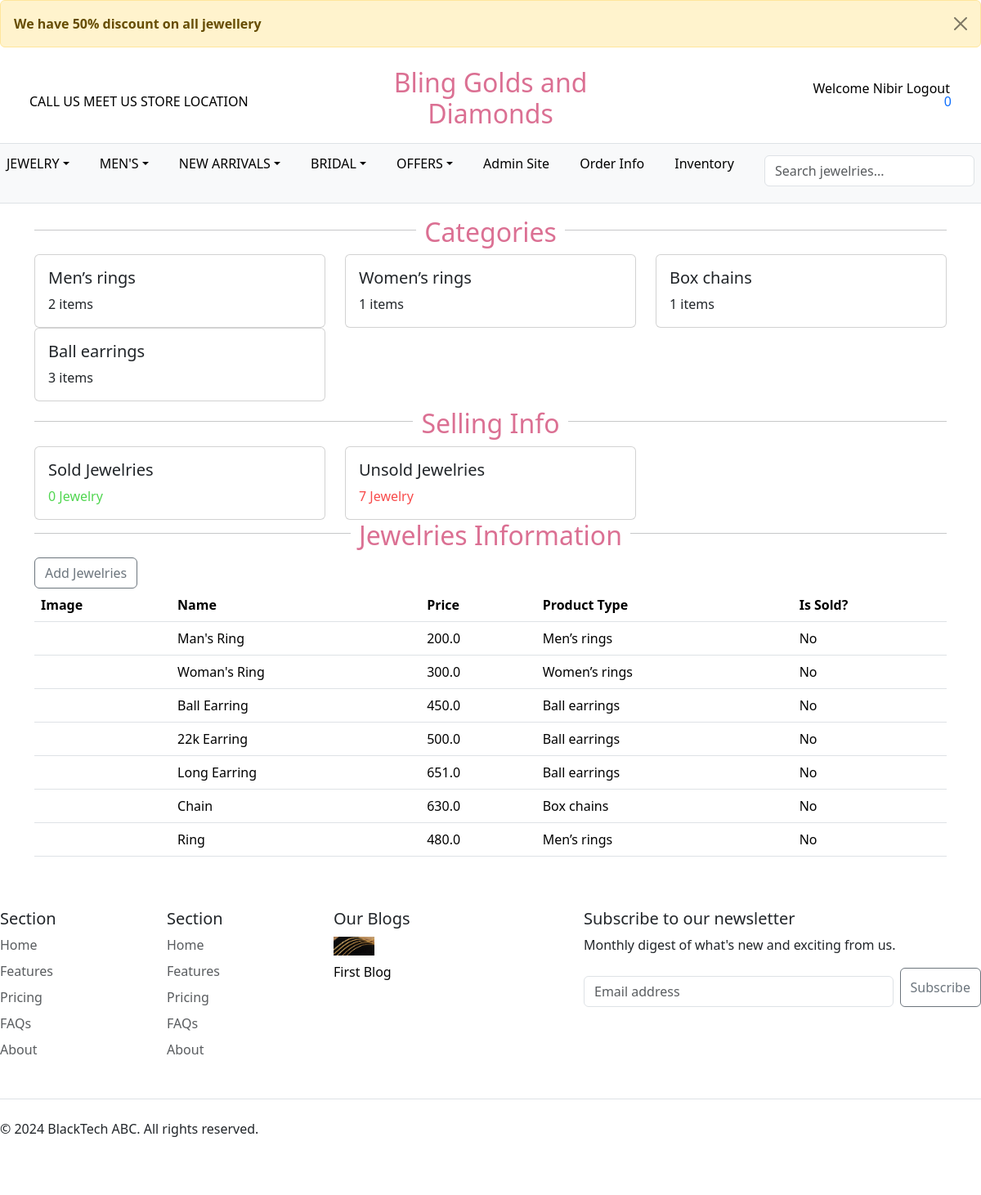
Screenshot of /dashboard/dashboard/ (signed in) with the database file from the repository.
### Core/models.py (models this page shows, shortened)
class Notification(models.Model):
    title = models.CharField(max_length=255, null=True)
    display = models.BooleanField(default=False)

class Shop_Info(models.Model):
    shop_name = models.CharField(max_length=255)
    logo_image = models.ImageField(upload_to='shop_logos/', blank=True, null=True)
    phoneno1 = models.CharField(max_length=15)
    phoneno2 = models.CharField(max_length=15, blank=True, null=True)
    emailno1 = models.EmailField()
    emailno2 = models.EmailField(blank=True, null=True)
    store_location = models.CharField(max_length=255)
    copywrite_info = models.CharField(max_length=255)

class Blog(models.Model):
    title = models.CharField(max_length=255)
    description = models.TextField()
    image = models.ImageField(upload_to='blog_images/', blank=True, null=True)
    created_date = models.DateField(default=timezone.now)
    created_time = models.TimeField(default=timezone.now)
    author_name = models.CharField(max_length=255)

### Jewelry/models.py (models this page shows, shortened)
class Category(models.Model):
    name = models.CharField(max_length=255)
    class Meta:
        verbose_name_plural = 'Categories'
    def __str__(self):
        return self.name

class Item(models.Model):
    main_category = models.ForeignKey(MainCategory, related_name='mitems', on_delete=models.CASCADE)
    sub_categories = models.ForeignKey(SubCategory,on_delete=models.CASCADE)
    category = models.ForeignKey(Category, related_name='items', on_delete=models.CASCADE)
    name = models.CharField(max_length=255)
    description = models.TextField(blank=True, null=True)
    color = models.CharField(max_length=255, blank=True)
    purity = models.CharField(max_length=255, blank=True)  # For gold earrings
    weight = models.DecimalField(max_digits=5, decimal_places=2, blank=True)  # For gold earrings
    price = models.FloatField()
    digital = models.BooleanField(default=False, null=True, blank=True)
    thumnail_image = models.ImageField(upload_to='item_images', blank=True, null=True)
    images =  models.ImageField(upload_to='item_images', blank=True, null=True)
    is_sold = models.BooleanField(default=False)
    created_at = models.DateTimeField(auto_now_add=True)
    total = models.IntegerField(default=0)
    total_ordered_quantity = models.IntegerField(default=0)  # New field to store total ordered quantity

### Dashboard/views.py (the view)
# urls.py: path("dashboard/", dashboard, name="dashboard"),
@login_required
def dashboard(request):
    items = Item.objects.all()
    categories = Category.objects.all()
    sold_items_count = items.filter(is_sold=True).count()
    unsold_items_count = items.filter(is_sold=False).count()
    context = {
        'items': items,
        'categories': categories,
        'sold_items_count': sold_items_count,
        'unsold_items_count': unsold_items_count,
    }
    return render(request, 'dashboard.html', context)

### Jewelry/context_processors.py (called while the page is built)
def Saved_Items(request):
    user_instance = request.user if request.user.is_authenticated else None
    saved_item_id = SavedItem.objects.filter(user=user_instance).values_list('item__id', flat=True)
    return {'Saved_Item':saved_item_id}

def homepage_info(request):
    shopInfo = Shop_Info.objects.all()
    slider = Slider.objects.filter(status=True)
    blogs = Blog.objects.all()
    notification = Notification.objects.filter(display=True)
    return {'shopInfo': shopInfo, 'slider':slider, 'blogs':blogs , 'notification':notification}

def total_cart_items(request):
     user_instance = request.user if request.user.is_authenticated else None
     order, created = Order.objects.get_or_create(customer=user_instance, complete=False)
     cart_items = order.get_cart_items
     return {'cart_items':cart_items}

### Jewelry/models.py (called while the page is built)
    @property
    def get_cart_items(self):
        orderitems = self.orderitem_set.all()
        total = sum([item.quantity for item in orderitems])
        return total

### Dashboard/templates/dashboard.html (shortened to what this page needs)
{% extends 'base.html' %}
{% block content %}
<div class="container">
    <div style="display: flex;">
        <hr style="flex-grow: 1;">
        <h2 style="text-align: center; margin: 0 10px; margin-bottom: 8px; color: palevioletred;" >Categories</h2>
        <hr style="flex-grow: 1;">
        </div>
        <div style="margin-bottom: 8px;" class="categories">
            <div class="row">
              {% for category in categories %}
              <div class="col-md-4">
                  <div class="card">
                      <div class="card-body">
                          <h5 class="card-title">{{category.name}}</h5>
                          <p class="card-text">{{category.items.count}} items</p>
                      </div>
                  </div>
              </div>
              {% endfor %}
          </div>
          </div>
          <div style="display: flex;">
            <hr style="flex-grow: 1;">
            <h2 style="text-align: center; margin: 0 10px; margin-bottom: 8px; color: palevioletred;" >Selling Info</h2>
            <hr style="flex-grow: 1;">
            </div>
          <div class="row">
            <div class="col-md-4">
                <div class="card">
                    <div class="card-body">
                        <h5 class="card-title">Sold Jewelries</h5>
                        <p class="card-text" style="color: rgb(80, 214, 80);">{{ sold_items_count }} Jewelry</p>
                    </div>
                </div>
            </div>
            <div class="col-md-4">
                <div class="card">
                    <div class="card-body">
                        <h5 class="card-title">Unsold Jewelries</h5>
                        <p class="card-text" style="color: rgb(248, 75, 75);">{{ unsold_items_count }} Jewelry</p>
                    </div>
                </div>
            </div>
        </div>
    <div style="display: flex;">
    <hr style="flex-grow: 1;">
    <h2 style="text-align: center; margin: 0 10px; margin-bottom: 8px; color: palevioletred;" > Jewelries Information</h2>
    <hr style="flex-grow: 1;">
    </div>
   <a href="{% url 'Jewelry:new' %}"><button type="button" class="btn btn-outline-secondary">Add Jewelries</button></a>
    <table class="table table-hover">
        <thead>
          <tr>
            <th scope="col">Image</th>
            <th scope="col">Name</th>
            <th scope="col">Price</th>
            <th scope="col">Product Type</th>
            <th scope="col">Is Sold?</th>
          </tr>
        </thead>
        <tbody>
            {% for item in items %}
            <tr>
            <td><a href="{% url 'Jewelry:detail' item.id %}"><img src="{{ item.thumnail_image.url }}" alt="" width="100px"></a></td>
            <td>{{item.name}}</td>
            <td>{{item.price}}</td>
            <td>{{item.category}}</td>
            <td>{% if item.is_sold == False %}No{% else %}Yes{% endif %}</td>
            </tr>
          {% endfor %}
        </tbody>
      </table>
</div>
{% endblock %}

### Core/templates/base.html (shortened to what this page needs)
<!doctype html>
<html lang="en">
  <head>
    {% load static %}
    <link href="https://cdn.jsdelivr.net/npm/bootstrap@5.3.3/dist/css/bootstrap.min.css" rel="stylesheet">
  </head>
  {% if notification %}
  <div class="alert alert-warning alert-dismissible fade show" role="alert">
    <strong>{{notification.first.title}}</strong>
    <button type="button" class="btn-close" data-bs-dismiss="alert" aria-label="Close"></button>
  </div>
  {% endif %}
  <header class="border-bottom lh-1 py-2 px-4">
    <div class="container-fluid">
        <div class="row align-items-center">
            <div class="col-md-4">
                <a href="#" class="text-decoration-none link-body-emphasis">
                    CALL US
                </a>
                <a href="#" class="text-decoration-none link-body-emphasis">
                    MEET US
                </a>
                <a href="#" class="text-decoration-none link-body-emphasis">
                    STORE LOCATION
                </a>
            </div>
            <div class="col-md-4 text-center">
                <a href="{% url 'Core:index' %}" class="text-decoration-none">
                    <h2 style="color: palevioletred;">{{shopInfo.first.shop_name}}</h2>
                </a>
            </div>
            <div class="col-md-4 text-end">
              {% if request.user.is_authenticated %}
                <a href="{% url 'Dashboard:profile' %}" class="text-decoration-none link-body-emphasis">
                    Welcome
                    {{request.user.username}}
                </a>
                <a href="#" class="text-decoration-none link-body-emphasis" onclick="document.getElementById('logout-form').submit(); return false;">
                  Logout
                </a>
                {% else %}
                <a href="{% url 'Core:login' %}" class="text-decoration-none link-body-emphasis">
                  <sub><ion-icon style="font-size: 18px;margin-right: 2px;" name="person-circle-outline"></ion-icon></sub>
                  MY ACCOUNT
              </a>
              {% endif %}
                <a href="" class="text-decoration-none link-body-emphasis">
                    <sub></sub>
                </a>
                <a href="{% url 'Jewelry:cart' %}" style="text-decoration:none">
                  <div class="cart-container">
                     <div class="cartitems"><p id="num_of_items">{{cart_items}}</p></div>
                 </div>
             </a>
            </div>
        </div>
    </div>
</header>
  <body>
    <div class="nav-scroller py-1 px-2 mb-3 border-bottom">
      <nav class="nav nav-underline justify-content-between ">
          <li class="nav-item dropdown">
              <a class="nav-link dropdown-toggle link-body-emphasis" href="#" data-bs-toggle="dropdown" aria-expanded="false">JEWELRY</a>
          </li>
          <li class="nav-item dropdown">
              <a class="nav-link dropdown-toggle link-body-emphasis" href="#" data-bs-toggle="dropdown" aria-expanded="false">MEN'S</a>
          </li>
          <li class="nav-item dropdown">
            <a class="nav-link dropdown-toggle link-body-emphasis" href="#" data-bs-toggle="dropdown" aria-expanded="false">NEW ARRIVALS</a>
        </li>
        <li class="nav-item dropdown">
          <a class="nav-link dropdown-toggle link-body-emphasis" href="#" data-bs-toggle="dropdown" aria-expanded="false">BRIDAL</a>
      </li>
      <li class="nav-item dropdown">
        <a class="nav-link dropdown-toggle link-body-emphasis" href="#" data-bs-toggle="dropdown" aria-expanded="false">OFFERS</a>
    </li>
    {% if request.user.is_staff %}
    <li class="nav-item">
      <a class="nav-link" style="color: black;" href="{% url 'Dashboard:dashboard' %}"  aria-expanded="false">Admin Site</a>
    </li>
    <li class="nav-item">
      <a class="nav-link" style="color: black;" href="{% url 'Dashboard:order_detail' %}"  aria-expanded="false">Order Info</a>
    </li>
    <li class="nav-item">
      <a class="nav-link" style="color: black;" href="{% url 'Dashboard:inventory' %}"  aria-expanded="false">Inventory</a>
    </li>
    {% endif %}
    <li class="nav-item">
        <form method="get" action="{% url 'Jewelry:items' %}" id="search-form">
          <div class="input-group mb-3">
              <input type="text" class="form-control" name="query" placeholder="Search jewelries..." id="search-input">
          </div>
      </form>
      </li>
      </nav>
    </div>
      {% block content %}
    {% endblock %}
    <footer class="py-5">
        <div class="row">
          <div class="col-6 col-md-2 mb-3">
            <h5>Section</h5>
            <ul class="nav flex-column">
              <li class="nav-item mb-2"><a href="#" class="nav-link p-0 text-body-secondary">Home</a></li>
              <li class="nav-item mb-2"><a href="#" class="nav-link p-0 text-body-secondary">Features</a></li>
              <li class="nav-item mb-2"><a href="#" class="nav-link p-0 text-body-secondary">Pricing</a></li>
              <li class="nav-item mb-2"><a href="#" class="nav-link p-0 text-body-secondary">FAQs</a></li>
              <li class="nav-item mb-2"><a href="#" class="nav-link p-0 text-body-secondary">About</a></li>
            </ul>
          </div>
          <div class="col-6 col-md-2 mb-3">
            <h5>Section</h5>
            <ul class="nav flex-column">
              <li class="nav-item mb-2"><a href="#" class="nav-link p-0 text-body-secondary">Home</a></li>
              <li class="nav-item mb-2"><a href="#" class="nav-link p-0 text-body-secondary">Features</a></li>
              <li class="nav-item mb-2"><a href="#" class="nav-link p-0 text-body-secondary">Pricing</a></li>
              <li class="nav-item mb-2"><a href="#" class="nav-link p-0 text-body-secondary">FAQs</a></li>
              <li class="nav-item mb-2"><a href="#" class="nav-link p-0 text-body-secondary">About</a></li>
            </ul>
          </div>
          <div class="col-6 col-md-2 mb-3">
            <h5>Our Blogs</h5>
            {% for blog in blogs %}
            <a style="color: black;text-decoration: none;" href="{% url 'Core:blog_detail' %}">
            <ul class="nav flex-column">
              <li class="nav-item mb-2"><img src="{{blog.image.url}}" alt="" width="50px"></li>
              <li class="nav-item mb-2">{{blog.title}}</li>
            </ul>
          </a>
            {% endfor %}
          </div>
          <div class="col-md-5 offset-md-1 mb-3">
            <form>
              <h5>Subscribe to our newsletter</h5>
              <p>Monthly digest of what's new and exciting from us.</p>
              <div class="d-flex flex-column flex-sm-row w-100 gap-2">
                <input id="newsletter1" type="text" class="form-control" placeholder="Email address">
                <button class="btn btn-outline-secondary" type="button">Subscribe</button>
              </div>
            </form>
          </div>
        </div>
        <div class="d-flex flex-column flex-sm-row justify-content-between py-4 my-4 border-top">
          <p>© 2024 {{shopInfo.first.copywrite_info}}. All rights reserved.</p>
          <ul class="list-unstyled d-flex">
            <li class="ms-3"><a class="link-body-emphasis" href="#"><svg class="bi" width="24" height="24"><use xlink:href="#twitter"></use></svg></a></li>
            <li class="ms-3"><a class="link-body-emphasis" href="#"><svg class="bi" width="24" height="24"><use xlink:href="#instagram"></use></svg></a></li>
            <li class="ms-3"><a class="link-body-emphasis" href="#"><svg class="bi" width="24" height="24"><use xlink:href="#facebook"></use></svg></a></li>
          </ul>
        </div>
      </footer>
  </body>
</html>

### Core/templates/base.html (style rules this page uses)
.nav-scroller { background-color: #f8f9fa; border-bottom: 1px solid #dee2e6; }
.form-control { width: 100%; margin-top: 10px; }

### rows the page displays
Notification: first "We have 50% discount on all jewellery"
Shop_Info: first.shop_name "Bling Golds and Diamonds", first.copywrite_info "BlackTech ABC"
Category: name "Men’s rings", items.count "2"
Category: name "Women’s rings", items.count "1"
Category: name "Box chains", items.count "1"
Category: name "Ball earrings", items.count "3"
Item: name "Man's Ring", price "200.0", category "Men’s rings", is_sold "No"
Item: name "Woman's Ring", price "300.0", category "Women’s rings", is_sold "No"
Item: name "Ball Earring", price "450.0", category "Ball earrings", is_sold "No"
Item: name "22k Earring", price "500.0", category "Ball earrings", is_sold "No"
Item: name "Long Earring", price "651.0", category "Ball earrings", is_sold "No"
Item: name "Chain", price "630.0", category "Box chains", is_sold "No"
Item: name "Ring", price "480.0", category "Men’s rings", is_sold "No"
Blog: image (picture), title "First Blog"

### other values shown
{{ request.user.username }} "Nibir"
{{ cart_items }} "0"
{{ sold_items_count }} "0"
{{ unsold_items_count }} "7"
